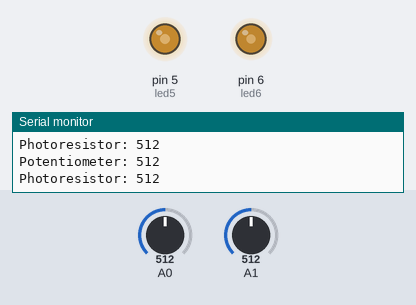
Bench run of a sketch on a simulated Arduino Uno, built with avr-gcc and run on an emulated ATmega328P. On the bench: output pins drawn as LEDs (lit = HIGH), the last lines printed to the serial monitor. The test bench sets the inputs (shaded band); at power-on: A0 = 512, A1 = 512.

Above: at 1.2 s.
1.3 s: A0 set to 108
At 2.5 s:
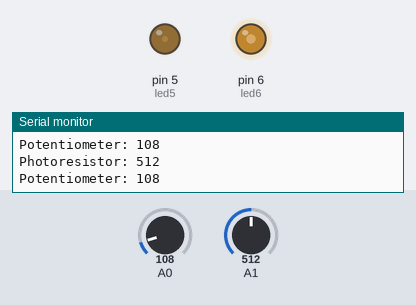
2.8 s: A0 set to 91
At 3.7 s:
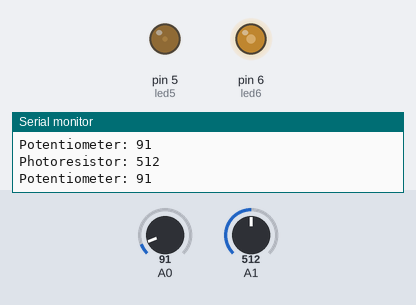
5.8 s: A1 set to 0
At 7.0 s:
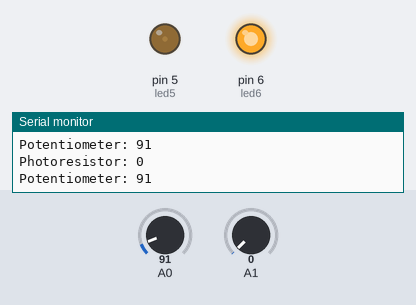
7.3 s: A1 set to 900
At 8.4 s:
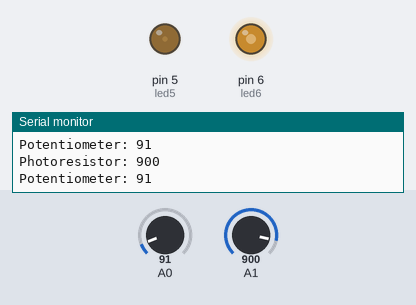
8.8 s: A0 set to 11
At 9.5 s:
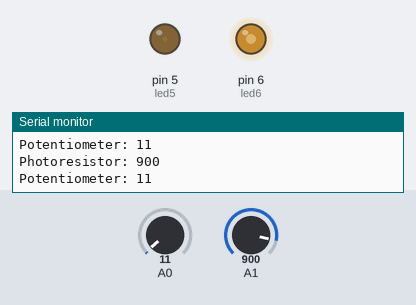
11.8 s: A0 set to 8
At 13.1 s:
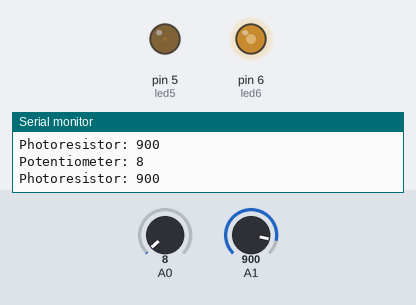
Timing chart, 0 to 14.8 s (numbered marks = the images above; inputs shaded):
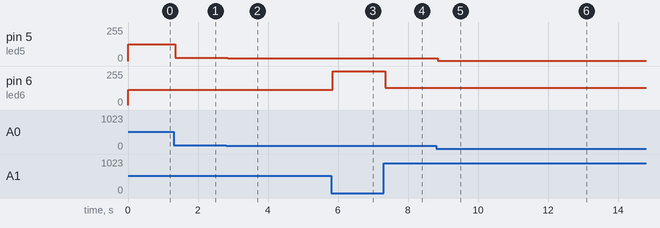

The sketch:

lab3part1.ino
```cpp
// variables to store output pin values
const int led5 = 5;
const int led6 = 6;

void setup() {
  // initialize serial communications
  pinMode(led5, OUTPUT);
  pinMode(led6, OUTPUT);
  pinMode(A0, INPUT);
  pinMode(A1, INPUT);
  // initialize serial moniter
  Serial.begin(9600);
}

void loop() {
  // read potentiometer input
  int potentVal = analogRead(A0);
  // read photoresistor input
  int photoVal = analogRead(A1);

  // print potentiometer value
  Serial.print("Potentiometer: ");
  Serial.println(potentVal);
  // print photoresistor value
  Serial.print("Photoresistor: ");
  Serial.println(photoVal);

  // map potentiometer value to led5
  int potentMap = map(potentVal, 0, 1023, 0, 255);
  analogWrite(5, potentMap);
  // map photoresistor value to led6
  int photoMap = map(photoVal, 400, 200, 0, 255);
  analogWrite(6, photoMap);

}
```

Measured:
- after the input at 1.3 s, pin 5 (led5): 127/255 → 26/255 after 0.05 s
- after the input at 2.8 s, pin 5 (led5): 26/255 → 22/255 at once
- after the input at 5.8 s, pin 6 (led6): 114/255 → 254/255 at once
- after the input at 7.3 s, pin 6 (led6): 254/255 → 131/255 after 0.05 s
- after the input at 8.8 s, pin 5 (led5): 22/255 → 2/255 after 0.05 s
- after the input at 11.8 s, pin 5 (led5): 2/255 → 1/255 after 0.05 s
